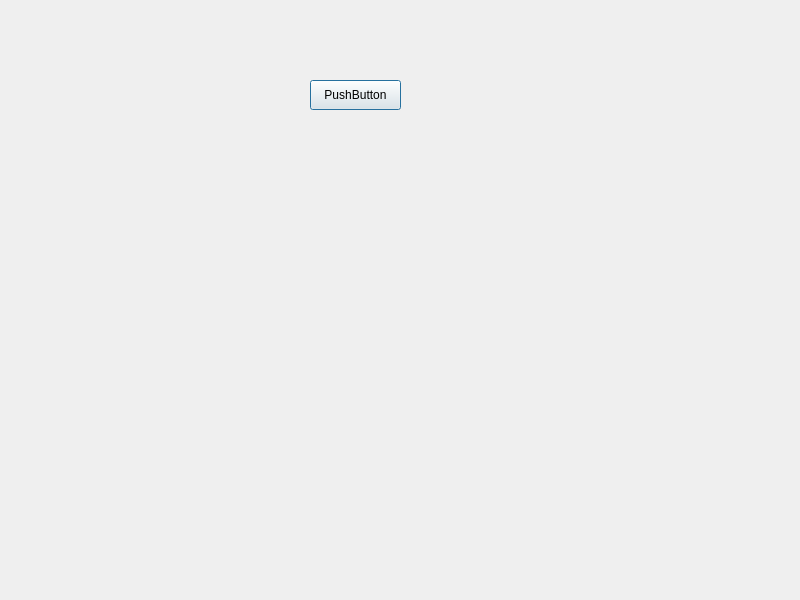
<?xml version="1.0" encoding="UTF-8"?>
<ui version="4.0">
 <class>Dialog</class>
 <widget class="QDialog" name="Dialog">
  <property name="geometry">
   <rect>
    <x>0</x>
    <y>0</y>
    <width>800</width>
    <height>600</height>
   </rect>
  </property>
  <property name="windowTitle">
   <string>Dialog</string>
  </property>
  <widget class="QPushButton" name="pushButton">
   <property name="geometry">
    <rect>
     <x>310</x>
     <y>80</y>
     <width>91</width>
     <height>30</height>
    </rect>
   </property>
   <property name="text">
    <string>PushButton</string>
   </property>
  </widget>
 </widget>
 <resources/>
 <connections/>
</ui>
